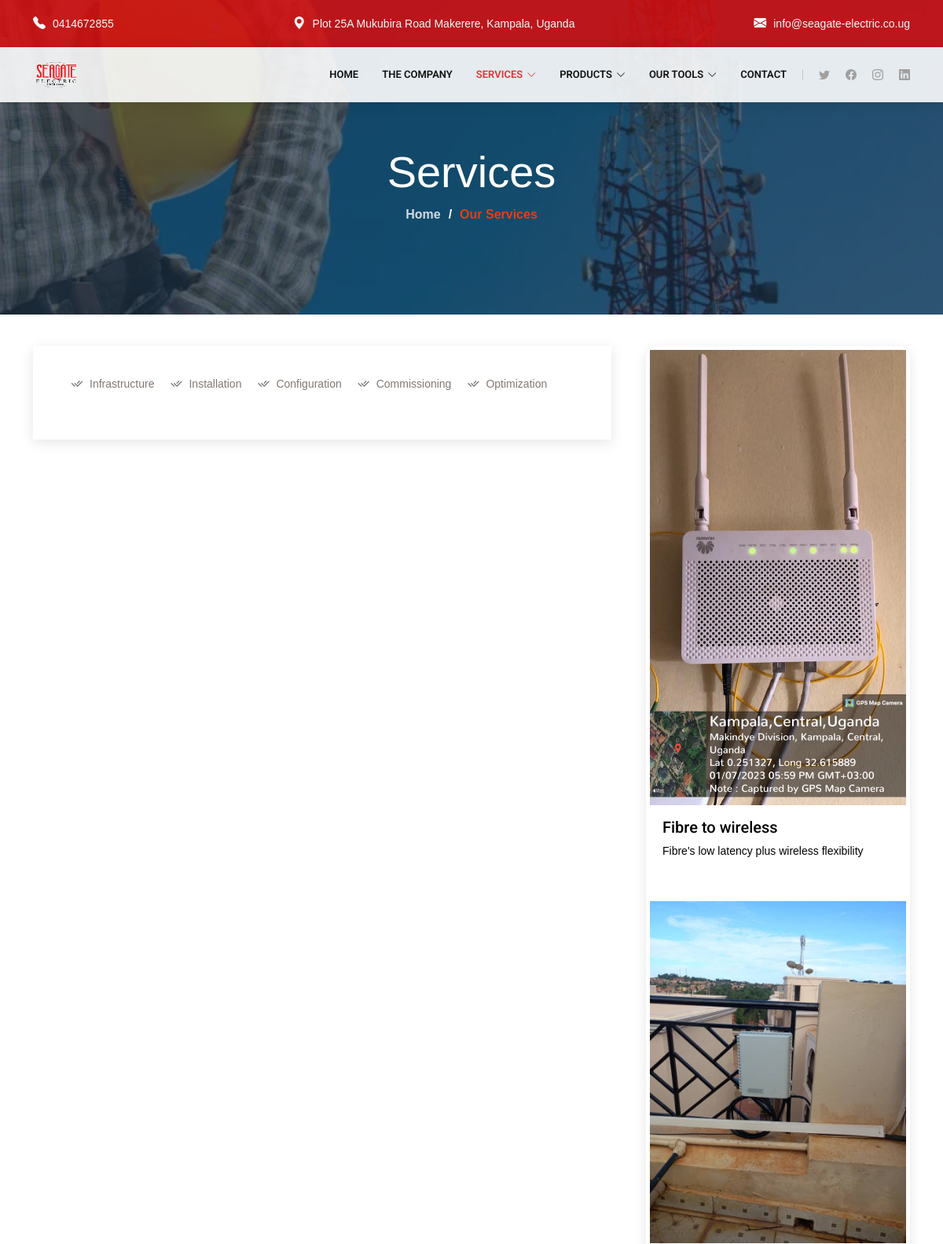
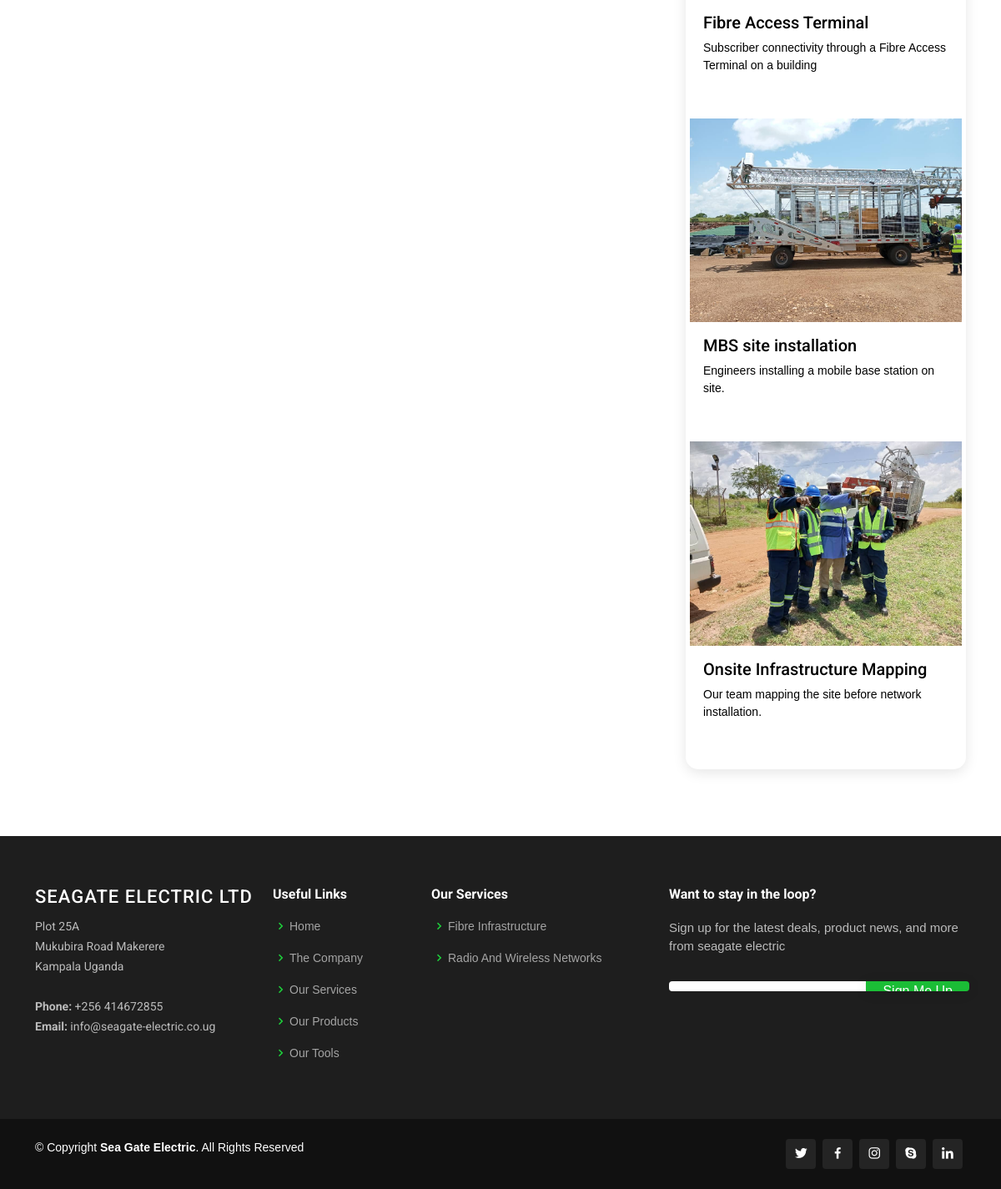
Page /services/ on the committed database (2 pictures, top to bottom).
### services/models.py (models this page shows, shortened)
class SideNotes(models.Model):
    sideImage = models.ImageField(upload_to="img/sideNotes")
    name = models.CharField(max_length=100)
    description = models.CharField(max_length=1000, default="Image Description")
    service = models.ForeignKey(Service, verbose_name=_(""), on_delete=models.CASCADE)
    class Meta:
        verbose_name = _("SideNotes")
        verbose_name_plural = _("SideNotes")

### services/views.py (the view)
# urls.py: path('services/', include('services.urls')),
def services(request):
    products = Product.objects.all()
    tools = Tool.objects.all()
    services = Service.objects.all()
    testimonials = Testimonial.objects.all()
    images = ServiceImage.objects.all()
    notes = SideNotes.objects.all()
    return render(request,'ServicePage.html', {"products":products,"tools":tools,"services":services,"tests":testimonials,"images":images,"sidenotes":notes})

### services/templates/ServicePage.html (shortened to what this page needs)
{% extends 'master_service.html' %}
{% load static %}
{% load service_extras %}
{% block service %}
    <section id="blog" class="blog">
      <div class="container" data-aos="fade-up">
        <div class="row">
          <div class="col-lg-8 entries">
                <article class="entry" style="padding:0px">
                    <br>
                    <div class="px-5 pb-5">
                      <div class="entry-meta">
                        <ul>
                          <li class="d-flex align-items-center"> <a href="">Infrastructure</a></li>
                          <li class="d-flex align-items-center"> <a href="">Installation</a></li>
                          <li class="d-flex align-items-center"> <a href="">Configuration</a></li>
                          <li class="d-flex align-items-center"> <a href="">Commissioning</a></li>
                          <li class="d-flex align-items-center"> <a href="">Optimization</a></li>
                        </ul>
                      </div>
                    </div>
            </article>
          </div>
          <div class="col-lg-4">
            <div class="sidebar" style="padding:5px">
                {% for note in sidenotes %}
                    <img src="{{note.sideImage.url}}" alt="" class="img-fluid">
                    <div class="m-3">
                        <h5>{{note.name}}</h5>
                        <p>{{note.description}}</p>
                        <br>
                    </div>
                {% endfor %}
            </div>
          </div>
        </div>
      </div>
    </section>
{% endblock service %}

### SeaGateProject/static/css/style.css (style rules this page uses)
body { font-family: "Open Sans", sans-serif; color: #4d4643; }
a { text-decoration: none; }
h1, h2, h3, h4, h5, h6 { font-family: "Roboto", sans-serif; }
section { padding: 60px 0; overflow: hidden; }
.blog { padding: 40px 0 20px 0; }
.blog .entry { padding: 30px; margin-bottom: 60px; box-shadow: 0 4px 16px rgba(0, 0, 0, 0.1); }
.blog .entry .entry-meta { margin-bottom: 15px; color: #777777; }
.blog .entry .entry-meta ul { display: flex; flex-wrap: wrap; list-style: none; align-items: center; padding: 0; margin: 0; }
.blog .entry .entry-meta ul li+li { padding-left: 20px; }
.blog .entry .entry-meta a { color: #847872; font-size: 14px; display: inline-block; line-height: 1; }
.sidebar { padding: 30px; margin: 0 0 60px 20px; border-radius:15px; box-shadow: 0 4px 16px rgba(0, 0, 0, 0.1); }
* { margin: 0; padding: 0; -webkit-font-smoothing: antialiased; -webkit-text-shadow: rgba(0, 0, 0, .01) 0 0 1px; text-shadow: rgba(0, 0, 0, .01) 0 0 1px }
body { font-family: 'Rubik', sans-serif; font-size: 14px; font-weight: 400; background: #FFFFFF; color: #000000 }
div { display: block; position: relative; -webkit-box-sizing: border-box; -moz-box-sizing: border-box; box-sizing: border-box }
ul { list-style: none; margin-bottom: 0px }

### rows in the picture
SideNotes: sideImage (picture), name "Fibre to wireless", description "Fibre's low latency plus wireless flexibility"
SideNotes: sideImage (picture), name "Fibre Access Terminal", description "Subscriber connectivity through a Fibre Access Terminal on a building"
SideNotes: sideImage (picture), name "MBS site installation", description "Engineers installing a mobile base station on site."
SideNotes: sideImage (picture), name "Onsite Infrastructure Mapping", description "Our team mapping the site before network installation."
